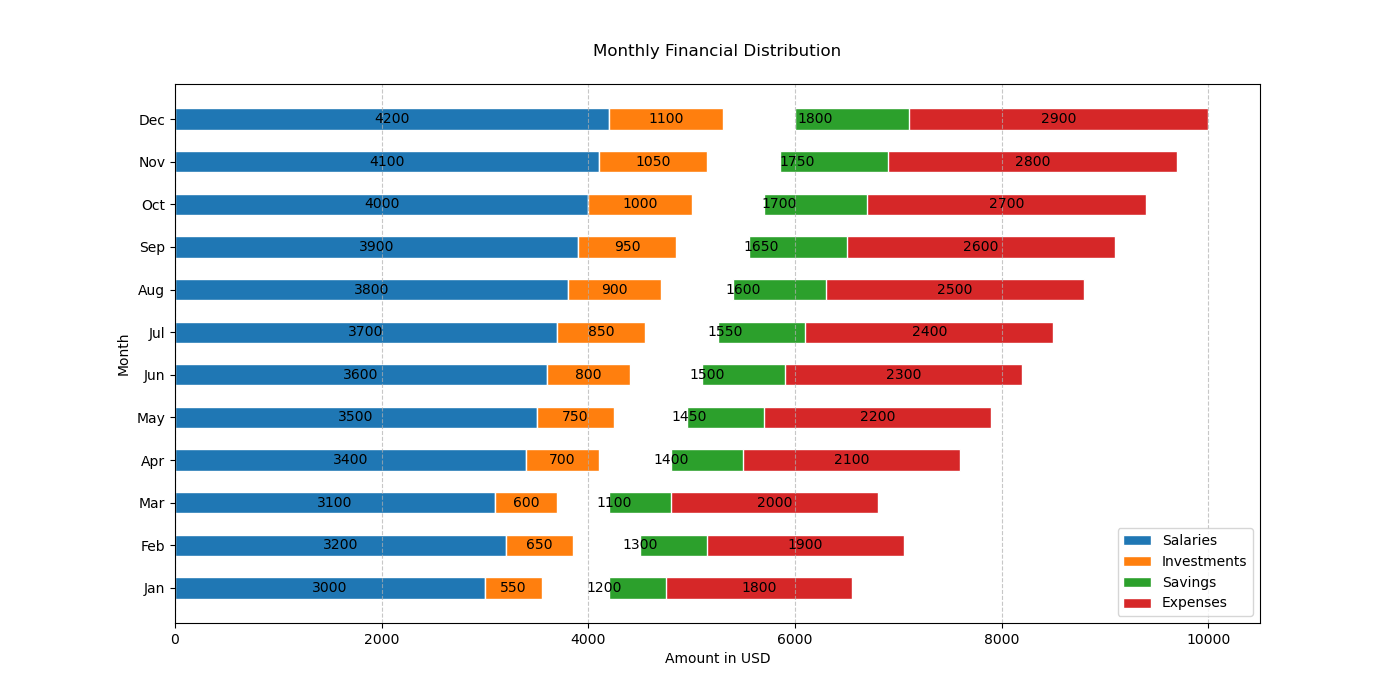

Reproduce this figure in Python.

import matplotlib.pyplot as plt
import numpy as np

months = ['Jan', 'Feb', 'Mar', 'Apr', 'May', 'Jun', 'Jul', 'Aug', 'Sep', 'Oct', 'Nov', 'Dec']
salaries = [3000, 3200, 3100, 3400, 3500, 3600, 3700, 3800, 3900, 4000, 4100, 4200]
investments = [550, 650, 600, 700, 750, 800, 850, 900, 950, 1000, 1050, 1100]
savings = [1200, 1300, 1100, 1400, 1450, 1500, 1550, 1600, 1650, 1700, 1750, 1800]
expenses = [1800, 1900, 2000, 2100, 2200, 2300, 2400, 2500, 2600, 2700, 2800, 2900]

bars_investments = np.add(salaries, savings).tolist()

colors = ['#1f77b4', '#ff7f0e', '#2ca02c', '#d62728']

fig, ax = plt.subplots(figsize=(14, 7))

ax.barh(months, salaries, color=colors[0], edgecolor='white', height=0.5, label='Salaries')
ax.barh(months, investments, left=salaries, color=colors[1], edgecolor='white', height=0.5, label='Investments')
ax.barh(months, savings, left=bars_investments, color=colors[2], edgecolor='white', height=0.5, label='Savings')
ax.barh(months, expenses, left=np.add(bars_investments, investments).tolist(), color=colors[3], edgecolor='white', height=0.5, label='Expenses')

for i in range(len(months)):
    plt.text(salaries[i] / 2, i, str(salaries[i]), ha='center', va='center', color='black')
    plt.text(salaries[i] + investments[i] / 2, i, str(investments[i]), ha='center', va='center', color='black')
    plt.text(salaries[i] + investments[i] + savings[i] / 2, i, str(savings[i]), ha='center', va='center', color='black')
    plt.text(salaries[i] + investments[i] + savings[i] + expenses[i] / 2, i, str(expenses[i]), ha='center', va='center', color='black')

plt.title('Monthly Financial Distribution', pad=20)
plt.xlabel('Amount in USD')
plt.ylabel('Month')
plt.legend(loc='lower right')
plt.grid(axis='x', linestyle='--', alpha=0.7)

plt.show()
